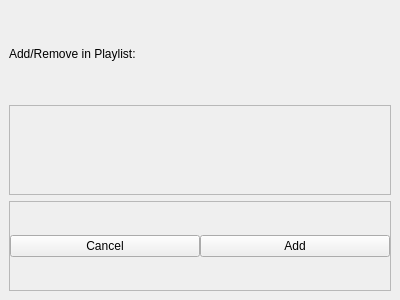
<?xml version="1.0" encoding="UTF-8"?>
<ui version="4.0">
 <class>DisplayPlaylists</class>
 <widget class="QFrame" name="DisplayPlaylists">
  <property name="geometry">
   <rect>
    <x>0</x>
    <y>0</y>
    <width>400</width>
    <height>300</height>
   </rect>
  </property>
  <property name="sizePolicy">
   <sizepolicy hsizetype="Minimum" vsizetype="Minimum">
    <horstretch>0</horstretch>
    <verstretch>0</verstretch>
   </sizepolicy>
  </property>
  <property name="windowTitle">
   <string>Frame</string>
  </property>
  <layout class="QVBoxLayout" name="verticalLayout">
   <property name="spacing">
    <number>6</number>
   </property>
   <property name="leftMargin">
    <number>9</number>
   </property>
   <property name="topMargin">
    <number>9</number>
   </property>
   <property name="rightMargin">
    <number>9</number>
   </property>
   <property name="bottomMargin">
    <number>9</number>
   </property>
   <item>
    <widget class="QLabel" name="label">
     <property name="sizePolicy">
      <sizepolicy hsizetype="Minimum" vsizetype="Minimum">
       <horstretch>0</horstretch>
       <verstretch>0</verstretch>
      </sizepolicy>
     </property>
     <property name="text">
      <string>Add/Remove in Playlist:</string>
     </property>
    </widget>
   </item>
   <item>
    <widget class="QFrame" name="frame">
     <property name="frameShape">
      <enum>QFrame::Shape::StyledPanel</enum>
     </property>
     <property name="frameShadow">
      <enum>QFrame::Shadow::Raised</enum>
     </property>
    </widget>
   </item>
   <item>
    <widget class="QFrame" name="frame_2">
     <property name="frameShape">
      <enum>QFrame::Shape::StyledPanel</enum>
     </property>
     <property name="frameShadow">
      <enum>QFrame::Shadow::Raised</enum>
     </property>
     <layout class="QHBoxLayout" name="horizontalLayout">
      <property name="spacing">
       <number>0</number>
      </property>
      <property name="leftMargin">
       <number>0</number>
      </property>
      <property name="topMargin">
       <number>0</number>
      </property>
      <property name="rightMargin">
       <number>0</number>
      </property>
      <property name="bottomMargin">
       <number>0</number>
      </property>
      <item>
       <widget class="QPushButton" name="cancelBtn">
        <property name="text">
         <string>Cancel</string>
        </property>
       </widget>
      </item>
      <item>
       <widget class="QPushButton" name="addBtn">
        <property name="text">
         <string>Add</string>
        </property>
       </widget>
      </item>
     </layout>
    </widget>
   </item>
  </layout>
 </widget>
 <resources/>
 <connections/>
</ui>
